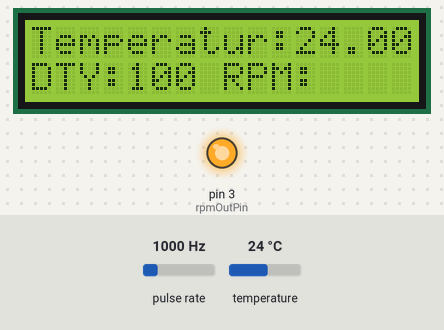
Simulated run of this sketch. Board: Arduino Uno, built with avr-gcc and run on an emulated ATmega328P. Shown: 16×2 character LCD, output pins drawn as LEDs (lit = HIGH). Wiring (inferred from the names in the program): pulse sensor: data pin 2. The test bench sets the inputs (shaded band); at power-on: pulse rate 1000 Hz, temperature 24 °C. What the sketch prints to the serial monitor is not drawn.

Above: at 3.2 s.
3.3 s: pulse rate (sensor on pin 2) set to 100 Hz
At 4.7 s:
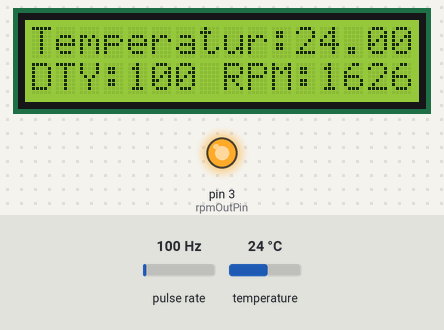
7.0 s: pulse rate (sensor on pin 2) set to 1250 Hz
At 8.3 s:
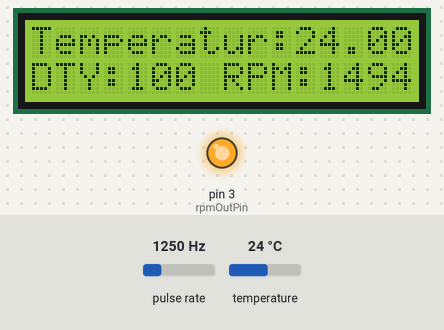
10.6 s: pulse rate (sensor on pin 2) set to 2500 Hz
At 12.0 s:
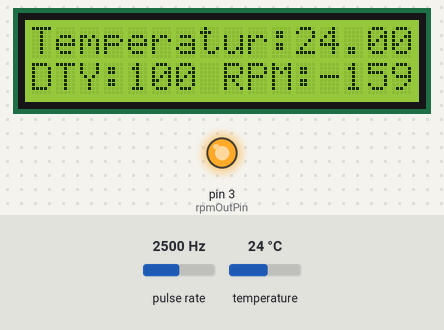
Timing chart, 0 to 13.6 s (numbered marks = the images above; inputs shaded):
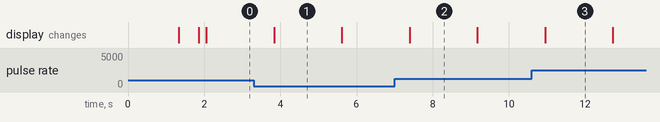

Measured:
- after the input at 3.3 s, the display: changes after 0.54 s (image 1)
- after the input at 7.0 s, the display: changes after 0.40 s (image 2)
- after the input at 10.6 s, the display: changes after 0.35 s (image 3)
- what the display in image 1 shows lasts 1.8 s, from 3.8 s to 5.6 s

The sketch:

NeuerTest.ino
```cpp
//Bibliotheken
#include <LiquidCrystal.h>
#include <OneWire.h>
#include <DallasTemperature.h>
#include <math.h>

//definiere pins
int tempPin = 5;
int rpmInPin = 2;
int rpmOutPin = 3;

//LCD mit passenden Pins als Objekt definieren
LiquidCrystal lcd(7, 8, 9, 10, 11, 12);

//Temperatursensor
OneWire tempSensor(tempPin);
DallasTemperature sensors(&tempSensor);

//Für die RPM-Messung
volatile long rpmCount = 0;
int measuredRPM = 0;

//Interrupt-Service-Routine um den rpmCount zu erhöhen
void rpmISR(){
  rpmCount++;
}

//Temperatur-Threshold
float minTemp = 19.3;
float maxTemp = 20.7;
float currentTemp = 0.0;
float newTemp = 0.0;
float diffTemp = 0.0;
int newTempCounter = 0;
int pwm = 0;

void tempChange(){
  lcd.setCursor(11,0);
  lcd.print(currentTemp);
  delay(200);
  lcd.setCursor(4,1);
  if(currentTemp < minTemp){
    OCR2B = 0;
    lcd.print("0  "); //PWM Duty
  }else if(currentTemp > maxTemp){
    OCR2B = 79;
    lcd.print("100"); //PWM Duty
  }else{
    pwm = round((currentTemp - minTemp) * (79.0 / (maxTemp - minTemp)));
    OCR2B = pwm;
    lcd.print(round((pwm / 79.0) * 100.0)); //Für Anzeige, bis 100%
    lcd.print(" ");
  }
}


void setup() {
  Serial.begin(115200);

  sensors.begin(); //Temperatursensor starten
  lcd.begin(16,2); //16 Zeichen bei je 2 Zeilen
  //Den Sensoren Zeit geben
  delay(500);

  // Timer2 auf 25 kHz PWM für Pin 3
TCCR2A = 0;
TCCR2B = 0;
OCR2A = 79;  // TOP-Wert für 25 kHz mit Prescaler=8
OCR2B = 0;
TCCR2A = (1 << COM2B1) | (1 << WGM21) | (1 << WGM20);  // Fast PWM, non-inverting
TCCR2B = (1 << WGM22) | (1 << CS21);  // Prescaler=8 (nicht 1!)

  //Inputs und Outputs setzen
  pinMode(rpmOutPin, OUTPUT);
  pinMode(rpmInPin, INPUT); //externer 10kOhm Pullup, daher kein interner
  attachInterrupt(digitalPinToInterrupt(rpmInPin), rpmISR, RISING);

  sensors.requestTemperatures();

  //Vorschreiben auf LCD
  lcd.setCursor(0,0);
  lcd.print("Temperatur:");

  lcd.setCursor(0,1);
  lcd.print("DTY:");
  lcd.setCursor(8,1);
  lcd.print("RPM:");
  delay(500); //Dem LCD Zeit geben

  //Damit im ersten Durchlauf die tempChange getriggert werden kann
  currentTemp = round(sensors.getTempCByIndex(0) * 10) / 10.0;
  tempChange();
}

void loop() {
  sensors.requestTemperatures();

  noInterrupts();
  rpmCount = 0;
  interrupts();
  delay(1000); //Hier werden dann die Impulse vom Tachosignal gezählt
  noInterrupts();
  measuredRPM = rpmCount * 30; //RPM durch Zeit durch 2, da für eine Umdrehung 2 Impulse gezählt werden
  interrupts();


  //Temperaturhandling
  newTemp = round(sensors.getTempCByIndex(0) * 10) / 10.0; //Temp abfragen und auf eine Nachkommastelle runden
  diffTemp = fabs(newTemp - currentTemp);

  if(newTempCounter == 10){
    currentTemp = newTemp;
    newTempCounter = 0;
    tempChange();
    Serial.println("Counter zurückgesetzt, neue Temperatur übernommen!");
  }else if (diffTemp < 0.3 && diffTemp > 0.0){ //Damit man Extremausschläge unterbindet
    newTempCounter++;
    Serial.println(" ");
    Serial.println("Temperaturänderung!");
    Serial.print("Vorher: ");
    Serial.print(currentTemp);
    Serial.print("°C, Jetzt:");
    Serial.print(newTemp);
    Serial.println("°C");
    Serial.println(" ");
  }else{
    //Wenn wir die Temperatur nicht 10 Sekunden wirklich halten, dann fangen wir von vorne an.
    //Niemand mag Lüfter, die dauernd die Geschwindigkeit ändern.
    newTempCounter = 0;
  }

  //Ausgabenhandling
  lcd.setCursor(12,1);
  lcd.print(measuredRPM);
  lcd.print("   ");
  Serial.print("Aktuelle Temperatur: ");
  Serial.print(currentTemp);
  Serial.print("°C, Aktuelle PWM: ");
  Serial.print(pwm);
  Serial.print(", Aktuelle RPM:");
  Serial.println(measuredRPM);
}
```
